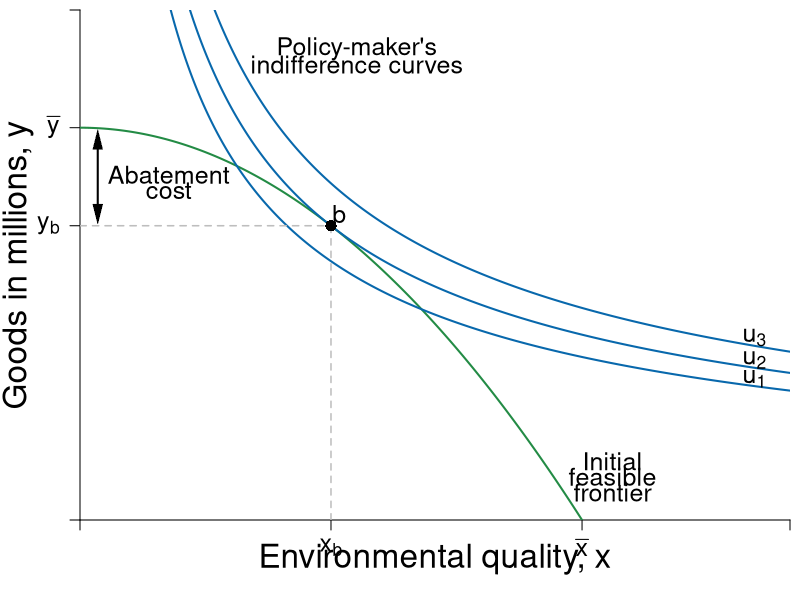

This chart was generated by the following R code:
#Graph Designer: Simon Halliday & Riley Boeth '17 & Madeleine Wettach '20
#Authors: Bowles, Foley and Halliday
#Title: Microeconomics: Competition, Conflict and Coordination

library(shape)
pdf(file = "constrained_optimization/indiff_feasible_environ_initial.pdf", width = 8, height = 8)
#pdf(file = "constrained_optimization/step_by_step_graphs_3/indiff_feasible_environ_initial.pdf", width = 8, height = 8)

#Set parameters for graphics
pointsize <- 1.8
axislabelsize <- 2
labelsize <- 1.5
namesize <- 1.8
annotatesize <- 1.5
graphlinewidth <- 2
segmentlinewidth <- 1.5

COL <- c("#7fc97f", "#beaed4", "#fdc086", "#ffff99", "#386cb0", "#f0027f", "#bf5b17", "#666666")
COLA <- c("#e0f3db", "#99d8c9","#66c2a4","#41ae76", "#238b45", "#005824")
COLB <- c("#4eb3d3", "#2b8cbe", "#0868ac","#084081")

#Edited the margins to cater for the larger LHS labels
par(mar =  c(4, 4, 0.5, 0.5))

#Feasibility frontier equation and new feasbility frontier equation with R&D

ppf <- function(x, y) {
  100-((x^2)/2)
}

ppf_rd <- function(x, y) {
  100-((x^2)/3)
}

#change alpha to .4

uFn <- function(x, y, alpha = 0.4){
  (x^alpha)*(y^(1-alpha))
}

#Add limits on axes and levels of utility for each indifference curve

ylims <- c(0, 130)
xlims <- c(0, 20)

npts <- 501 
x <- seq(xlims[1], xlims[2], length.out = npts)
y <- seq(ylims[1], ylims[2], length.out = npts) 

a <- c(27, 29.16, 31.616) #alpha = 0.4

plot(0, 0, xlim = xlims, ylim = ylims, type = "n",
     xlab = expression(paste("")),
     ylab = expression(paste("")), 
     xaxt = "n", 
     yaxt = "n", 
     cex.lab = axislabelsize, 
     bty = "n", 
     xaxs="i", 
     yaxs="i"
)

#x and y limits and ticks 

# ticksx <- seq(from = 0, to = xlims[2], by = 1)
# xlabels <- seq(from = 0, to = xlims[2], by = 1)
# ticksy <- seq(from = 0, to = ylims[2], by = 10)
# ylabels <- seq(from = 0, to = ylims[2], by = 10)

ticksx <- c(xlims[1], 7.07, 14.14214, xlims[2])
xlabels <- c(NA, expression(paste(x[b])), expression(paste(bar(x))), NA)
ticksy <- c(ylims[1], ppf(x = 7.07), 100, ylims[2])
ylabels <- c(NA, expression(paste(y[b])), expression(paste(bar(y))), NA)

axis(1, at = ticksx, pos = 0, labels = xlabels, cex.axis = labelsize)
axis(2, at = ticksy, pos = 0, labels = ylabels, las = 1, cex.axis = labelsize)

npts <- 500 
xx1 <- seq(xlims[1], xlims[2], length.out = npts)
xx2 <- seq(0, xlims[2], length.out = npts)
xx3 <- seq(xlims[1], 0, length.out = npts)
xx4 <- seq(-11, 0, length.out = npts)

Arrows(0.5, 78, 0.5, 97, col = "black", lty = 1, lwd = 2, code = 3, arr.type = "triangle", arr.lwd = 0.5)
text(2.5, 88, expression("Abatement"), cex = labelsize)
text(2.5, 84, expression("cost"), cex = labelsize)

#Draw the feasibility frontiers
lines(xx1, ppf(xx1, y), col = COLA[5], lwd = graphlinewidth)
#lines(xx1, ppf_rd(xx1, y), col = COLA[5], lwd = graphlinewidth)

#Label the feasibility frontier frontier
text(15, 15, expression("Initial"), cex = labelsize)
text(15, 11, expression("feasible"), cex = labelsize)
text(15, 7, expression("frontier"), cex = labelsize)


#Label the feasibility frontier with R&D frontier
#text(18.2, 15, expression("Feasible"), cex = labelsize)
#text(18.2, 11, expression("Frontier"), cex = labelsize)
#text(18.2, 7, expression("With R&D"), cex = labelsize)
#Arrows(14.2, 3, 16.6, 3, col = "black", lty = 1, lwd = 2, arr.type = "triangle", arr.lwd = 0.5)

contour(x, y, 
        outer(x, y, uFn),
        drawlabels = FALSE,
        col = COLB[3],
        lwd = graphlinewidth,
        levels = a, 
        xaxs="i", 
        yaxs="i", 
        add = TRUE)

#Axis labels
#mtext(expression(paste("Environmental quality, ", x)), side = 1, line = 2.5, cex = axislabelsize)
text(0.5*xlims[2], -10, expression(paste("Environmental quality, ", x)), xpd = TRUE, cex = axislabelsize) 
text(-1.75, 0.5*ylims[2], expression(paste("Goods in millions, ", y)), xpd = TRUE, cex = axislabelsize, srt = 90) 

#Label the indifference curves generally
text(7.8, 120, expression("Policy-maker's"), cex = labelsize)
text(7.8, 116, expression("indifference curves"), cex = labelsize)

#Label the indifference curves and place labels properly
text(19, 36, expression(u[1]), cex = labelsize)
text(19, 40.8, expression(u[2]), cex = labelsize)
text(19, 46.5, expression(u[3]), cex = labelsize)

#Annotate max u point on feasibility with r&D frontier
#text(9.1, ppf_rd(8.66) + 3, expression(paste(h)), cex = labelsize)
#segments(8.66, 0, 8.66, ppf_rd(x = 8.66), lty = 2, col = "gray", lwd = segmentlinewidth)
#segments(0, ppf_rd(x = 8.66), 8.66, ppf_rd(x = 8.66), lty = 2, col = "gray", lwd = segmentlinewidth)
#points(8.66, ppf_rd(x = 8.66), pch = 16, col = "black", cex = 1.5)

#Annotate max u point on feasibility frontier
text(7.3, ppf(7.07) + 3, expression(paste(b)), cex = labelsize)
segments(7.07, 0, 7.07, ppf(x = 7.07), lty = 2, col = "gray", lwd = segmentlinewidth)
segments(0, ppf(x = 7.07), 7.07, ppf(x = 7.07), lty = 2, col = "gray", lwd = segmentlinewidth)
points(7.07, ppf(x = 7.07), pch = 16, col = "black", cex = 1.5)

#Added arrow for abatement costs and labeled the arrow as such
# arrows(.2, 75, .2, 100, length = 0.1, angle = 30, code = 3, col = par("fg"), lty = par("lty"),   lwd = par("lwd"))
# text(1.71, 88, expression(paste("Abatement")), cex = labelsize)
# text(1.05, 84, expression(paste("Costs")), cex = labelsize)


dev.off()
